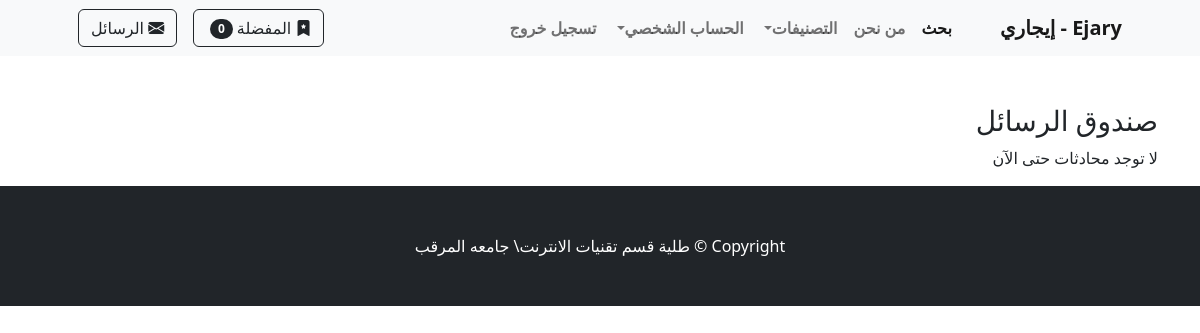
Before: /inbox/ (signed in) with the older database file.
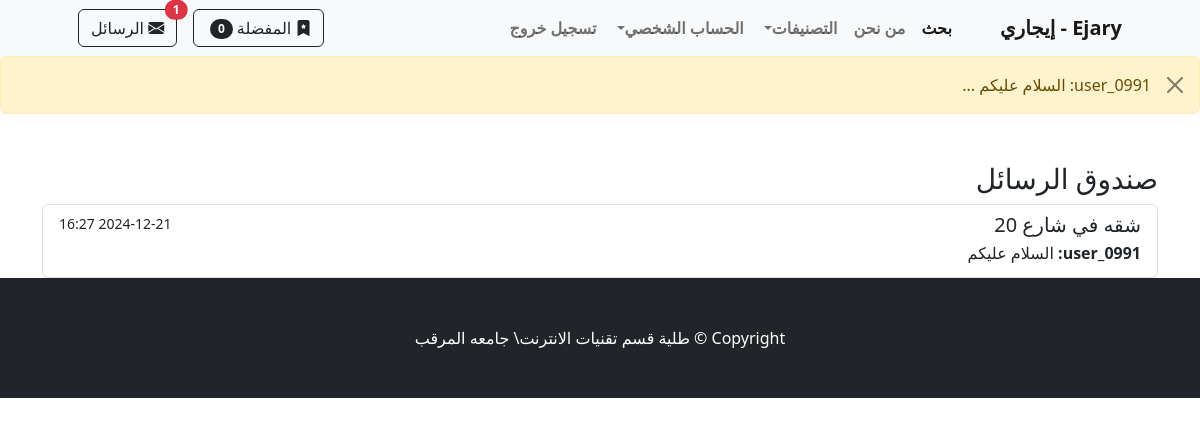
After: the same page with the newer database file.
### store/models.py (models this page shows, shortened)
class ChatMessage(models.Model):
    product = models.ForeignKey(Product, on_delete=models.CASCADE)
    sender = models.ForeignKey(User, on_delete=models.CASCADE, related_name='sent_messages')
    receiver = models.ForeignKey(User, on_delete=models.CASCADE, related_name='received_messages')
    message = models.TextField()
    timestamp = models.DateTimeField(auto_now_add=True)
    is_read = models.BooleanField(default=False)
    def __str__(self):
   		 return f'{self.sender.username}: {self.message[:30]}...'

class Product(models.Model):
    name = models.CharField(max_length=100)
    price = models.DecimalField(default=0, decimal_places=2, max_digits=6)
    category = models.ForeignKey(Category, on_delete=models.CASCADE, default=1)
    description = models.CharField(max_length=250, default='', blank=True, null=True)
    image = models.ImageField(upload_to='uploads/product/')
    is_sale = models.BooleanField(default=False)
    sale_price = models.DecimalField(default=0, decimal_places=2, max_digits=6)
    user = models.ForeignKey(User, on_delete=models.CASCADE)  # المستخدم الذي أضاف الإعلان
    city = models.ForeignKey(City, on_delete=models.CASCADE, null=True, blank=True)  # المدينة
    phone_number = models.CharField(
        max_length=10,
        validators=[
            RegexValidator(
                regex=r'^(092|091|094|093)\d{7}$',
                message="Phone number must start with 092, 091, 094, or 093 and be 10 digits long."
            )
        ],
        help_text="Enter a valid phone number starting with 092, 091, 094, or 093."
    )

### store/views.py (the view)
# urls.py: path('inbox/', views.inbox, name='inbox'),
@login_required
def inbox(request):
    user_products = Product.objects.filter(user=request.user)
    messages = ChatMessage.objects.filter(product__in=user_products).values(
        'product', 'sender'
    ).annotate(last_message=Max('timestamp')).order_by('-last_message')
    last_messages = ChatMessage.objects.filter(
        timestamp__in=[msg['last_message'] for msg in messages]
    ).select_related('product', 'sender')
    context = {
        'messages': last_messages,
    }
    return render(request, 'inbox.html', context)

### cart/cart.py (called while the page is built)
	def __len__(self):
		return len(self.cart)

### cart/context_processors.py (called while the page is built)
def cart(request):
	return {'cart': Cart(request)}

### store/views.py (called while the page is built)
def categories_processor(request):
    return {
        'categories': Category.objects.all()
    }

def base_context(request):
    if request.user.is_authenticated:
        unread_count = ChatMessage.objects.filter(receiver=request.user, is_read=False).count()
    else:
        unread_count = 0
    return {'unread_count': unread_count}

### store/templates/inbox.html
{% extends 'base.html' %}
{% block content %}
<div class="container mt-5">
    <h3>صندوق الرسائل</h3>
    <div class="list-group">
        {% for msg in messages %}
            <a href="{% url 'chat' msg.product.id msg.sender.id %}" class="list-group-item list-group-item-action">
                <div class="d-flex w-100 justify-content-between">
                    <h5 class="mb-1">{{ msg.product.name }}</h5>
                    <small>{{ msg.timestamp|date:"Y-m-d H:i" }}</small>
                </div>
                <p class="mb-1"><strong>{{ msg.sender.username }}:</strong> {{ msg.message|truncatewords:10 }}</p>
            </a>
        {% empty %}
            <p>لا توجد محادثات حتى الآن</p>
        {% endfor %}
    </div>
</div>
{% endblock %}

### store/templates/base.html (shortened to what this page needs)
{% load static %}
<!DOCTYPE html>
<html dir="rtl" lang="ar">
<head>
    <link href="https://cdn.jsdelivr.net/npm/bootstrap-icons@1.5.0/font/bootstrap-icons.css" rel="stylesheet" />
    <link href="{% static 'css/styles.css' %}" rel="stylesheet" />
</head>
<body>
    {% include 'navbar.html' %}
    {% if messages %}
    {% for message in messages %}
    <div class="alert alert-warning alert-dismissible fade show" role="alert">
        {{ message }}
        <button type="button" class="btn-close" data-bs-dismiss="alert" aria-label="Close"></button>
    </div>
    {% endfor %}
    {% endif %}
    {% block content %}
    {% endblock %}
    <footer class="py-5 bg-dark">
        <div class="container">
            <p class="m-0 text-center text-white">Copyright &copy; طلية قسم تقنيات الانترنت\ جامعه المرقب</p>
        </div>
    </footer>
</body>
</html>

Changed rows visible on the page:
added ChatMessage: sender+message "user_0991: السلام عليكم ...", product.name "شقه في شارع 20", timestamp "2024-12-21 16:27", sender.username "user_0991", message "السلام عليكم"
Other visible differences:
{{ unread_count }}: (not shown) → "1"
text no longer shown: "لا توجد محادثات حتى الآن"
